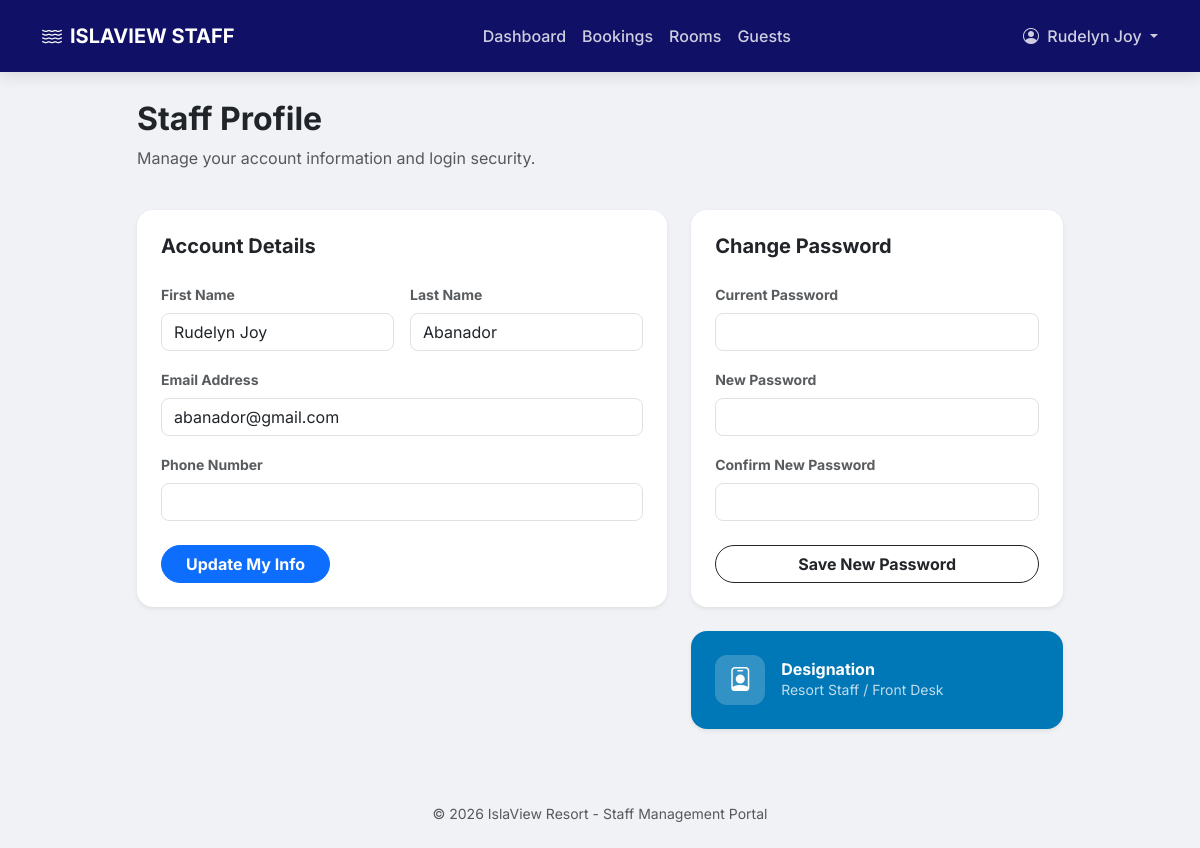
The app's page /staff/profile.php (signed in) with its own data.
### tables this page shows
CREATE TABLE `users` (
  `user_id` int(10) UNSIGNED NOT NULL,
  `role_id` tinyint(3) UNSIGNED NOT NULL,
  `first_name` varchar(80) NOT NULL,
  `last_name` varchar(80) NOT NULL,
  `email` varchar(191) NOT NULL,
  `phone` varchar(20) DEFAULT NULL,
  `password_hash` varchar(255) NOT NULL,
  `avatar_url` varchar(500) DEFAULT NULL,
  `is_active` tinyint(1) NOT NULL DEFAULT 1,
  `email_verified` tinyint(1) NOT NULL DEFAULT 0,
  `created_at` datetime NOT NULL DEFAULT current_timestamp(),
  `updated_at` datetime NOT NULL DEFAULT current_timestamp() ON UPDATE current_timestamp()
);

### staff/profile.php (the view, shortened to what this page needs)
<?php
include 'components/header.php';
include 'components/navbar.php';
$user_id = $_SESSION['user_id'];
$query = $conn->query("SELECT * FROM users WHERE user_id = '$user_id'");
$user = $query->fetch_assoc();
?>
<main class="container main-container">
    <div class="row justify-content-center">
        <div class="col-lg-10">
            <div class="d-flex justify-content-between align-items-center mb-4">
                <div>
                    <h2 class="fw-bold text-dark">Staff Profile</h2>
                    <p class="text-muted">Manage your account information and login security.</p>
                </div>
            </div>
            <div class="row g-4">
                <div class="col-md-7">
                    <div class="card border-0 shadow-sm rounded-4">
                        <div class="card-body p-4">
                            <h5 class="fw-bold mb-4 text-dark">Account Details</h5>
                            <form action="process_profile.php" method="POST">
                                <div class="row g-3">
                                    <div class="col-md-6">
                                        <label class="form-label small fw-bold text-muted">First Name</label>
                                        <input type="text" name="fname" class="form-control rounded-3" value="<?php echo htmlspecialchars($user['first_name']); ?>" required>
                                    </div>
                                    <div class="col-md-6">
                                        <label class="form-label small fw-bold text-muted">Last Name</label>
                                        <input type="text" name="lname" class="form-control rounded-3" value="<?php echo htmlspecialchars($user['last_name']); ?>" required>
                                    </div>
                                    <div class="col-md-12">
                                        <label class="form-label small fw-bold text-muted">Email Address</label>
                                        <input type="email" name="email" class="form-control rounded-3" value="<?php echo htmlspecialchars($user['email']); ?>" required>
                                    </div>
                                    <div class="col-md-12">
                                        <label class="form-label small fw-bold text-muted">Phone Number</label>
                                        <input type="text" name="phone" class="form-control rounded-3" value="<?php echo htmlspecialchars($user['phone']); ?>">
                                    </div>
                                    <div class="col-md-12 mt-4">
                                        <button type="submit" class="btn btn-primary px-4 rounded-pill fw-bold">Update My Info</button>
                                    </div>
                                </div>
                            </form>
                        </div>
                    </div>
                </div>
                <div class="col-md-5">
                    <div class="card border-0 shadow-sm rounded-4 mb-4">
                        <div class="card-body p-4">
                            <h5 class="fw-bold mb-4 text-dark">Change Password</h5>
                            <form action="process_profile.php" method="POST">
                                <div class="mb-3">
                                    <label class="form-label small fw-bold text-muted">Current Password</label>
                                    <input type="password" name="current_password" class="form-control rounded-3" required>
                                </div>
                                <div class="mb-3">
                                    <label class="form-label small fw-bold text-muted">New Password</label>
                                    <input type="password" name="new_password" class="form-control rounded-3" required>
                                </div>
                                <div class="mb-4">
                                    <label class="form-label small fw-bold text-muted">Confirm New Password</label>
                                    <input type="password" name="confirm_password" class="form-control rounded-3" required>
                                </div>
                                <button type="submit" class="btn btn-outline-dark w-100 rounded-pill fw-bold">Save New Password</button>
                            </form>
                        </div>
                    </div>
                    <div class="card border-0 shadow-sm rounded-4" style="background-color: var(--primary-blue); color: white;">
                        <div class="card-body p-4">
                            <div class="d-flex align-items-center">
                                <div class="icon-box me-3" style="background: rgba(255,255,255,0.2);">
                                    <i class="bi bi-person-badge"></i>
                                </div>
                                <div>
                                    <h6 class="mb-0 fw-bold">Designation</h6>
                                    <p class="small mb-0 opacity-75">Resort Staff / Front Desk</p>
                                </div>
                            </div>
                        </div>
                    </div>
                </div>
            </div>
        </div>
    </div>
</main>
<?php include 'components/footer.php'; ?>

### staff/components/header.php (style rules this page uses)
:root { --primary-blue: #0077b6; --deep-ocean: #03045e; }
body { font-family: 'Inter', sans-serif; background-color: #f0f2f5; }
.icon-box { width: 50px; height: 50px; background: rgba(255,255,255,0.2); border-radius: 12px; display: flex; align-items: center; justify-content: center; font-size: 1.5rem; }
.main-container { margin-top: 100px; padding-bottom: 50px; }

### records on screen
users: fname "Rudelyn Joy", lname "Abanador", email "abanador@gmail.com"

### other values on screen
$staff_name "Rudelyn Joy"
